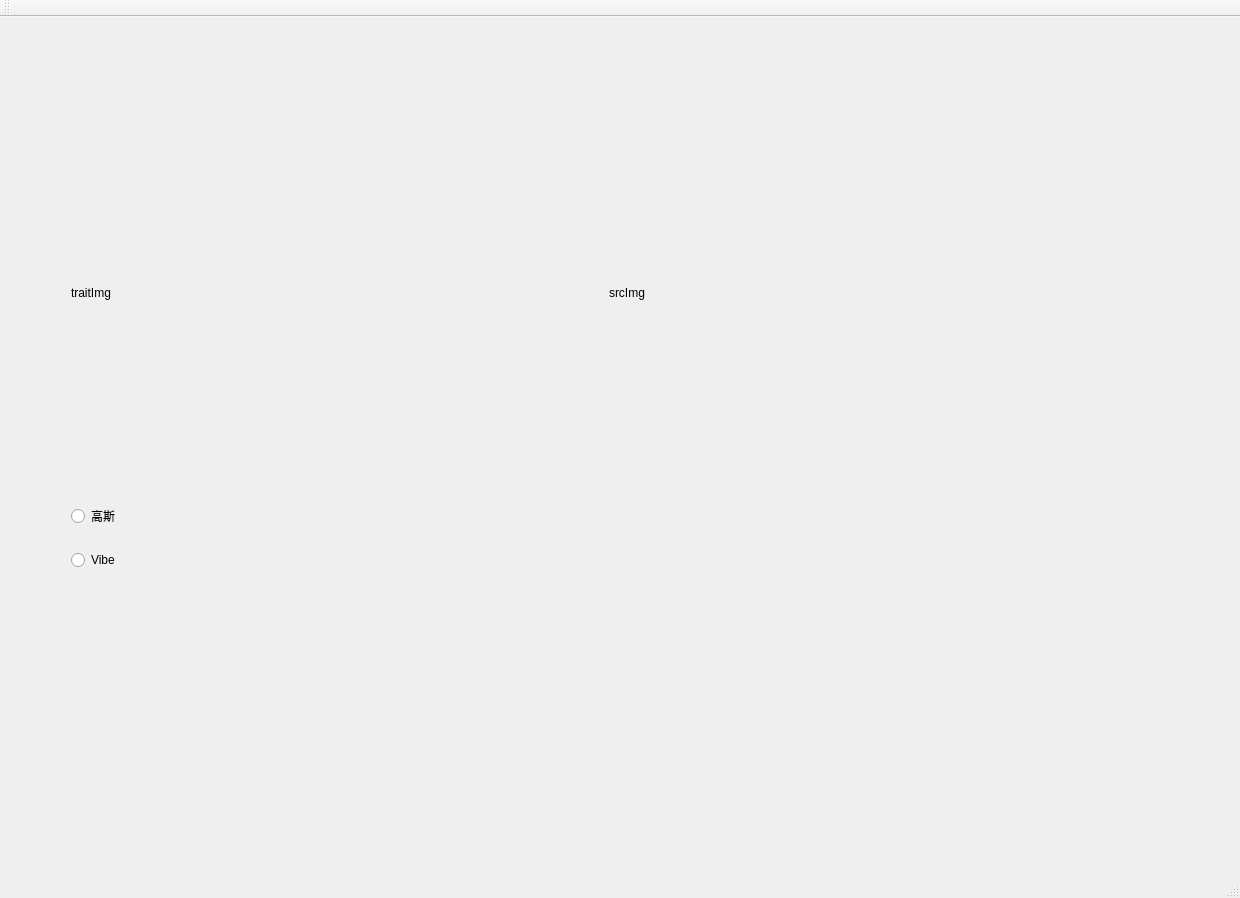
<?xml version="1.0" encoding="UTF-8"?>
<ui version="4.0">
 <class>action_recognitionClass</class>
 <widget class="QMainWindow" name="action_recognitionClass">
  <property name="geometry">
   <rect>
    <x>0</x>
    <y>0</y>
    <width>1240</width>
    <height>898</height>
   </rect>
  </property>
  <property name="windowTitle">
   <string>action_recognition</string>
  </property>
  <widget class="QWidget" name="centralWidget">
   <widget class="QWidget" name="">
    <property name="geometry">
     <rect>
      <x>60</x>
      <y>130</y>
      <width>1091</width>
      <height>291</height>
     </rect>
    </property>
    <layout class="QHBoxLayout" name="horizontalLayout">
     <item>
      <widget class="QLabel" name="traitImg">
       <property name="text">
        <string>traitImg</string>
       </property>
      </widget>
     </item>
     <item>
      <widget class="QLabel" name="srcImg">
       <property name="text">
        <string>srcImg</string>
       </property>
      </widget>
     </item>
    </layout>
   </widget>
   <widget class="QWidget" name="">
    <property name="geometry">
     <rect>
      <x>60</x>
      <y>460</y>
      <width>161</width>
      <height>121</height>
     </rect>
    </property>
    <layout class="QVBoxLayout" name="verticalLayout">
     <item>
      <widget class="QRadioButton" name="bgButton1">
       <property name="text">
        <string>高斯</string>
       </property>
      </widget>
     </item>
     <item>
      <widget class="QRadioButton" name="bgButton2">
       <property name="text">
        <string>Vibe</string>
       </property>
      </widget>
     </item>
    </layout>
   </widget>
  </widget>
  <widget class="QMenuBar" name="menuBar">
   <property name="geometry">
    <rect>
     <x>0</x>
     <y>0</y>
     <width>1240</width>
     <height>37</height>
    </rect>
   </property>
  </widget>
  <widget class="QToolBar" name="mainToolBar">
   <attribute name="toolBarArea">
    <enum>TopToolBarArea</enum>
   </attribute>
   <attribute name="toolBarBreak">
    <bool>false</bool>
   </attribute>
  </widget>
  <widget class="QStatusBar" name="statusBar"/>
 </widget>
 <layoutdefault spacing="6" margin="11"/>
 <resources>
  <include location="action_recognition.qrc"/>
 </resources>
 <connections/>
</ui>
